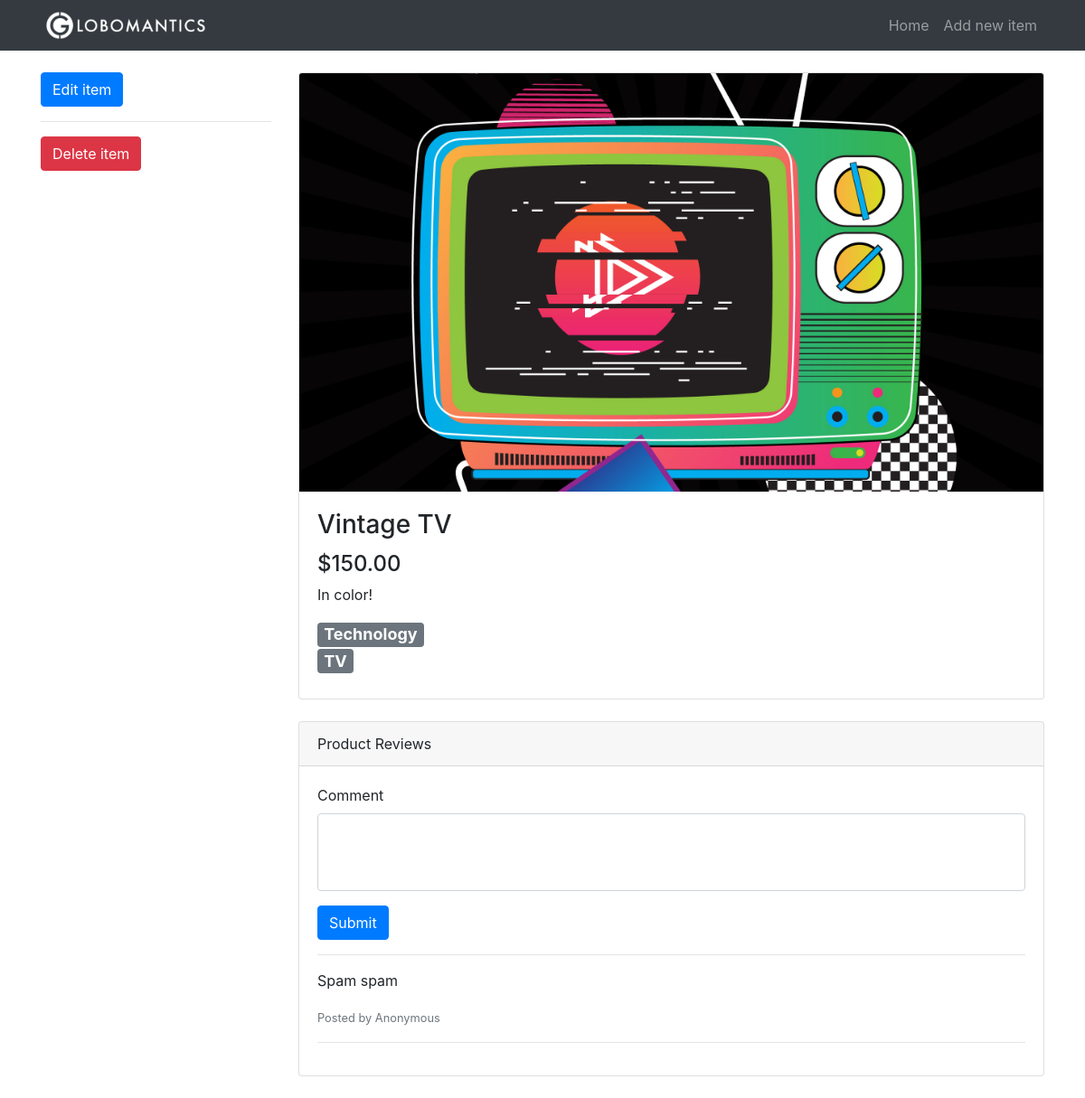
Screenshot of /item/3 with the database file from the repository.
### tables this page shows
CREATE TABLE items(
                    id              INTEGER PRIMARY KEY AUTOINCREMENT,
                    title           TEXT,
                    description     TEXT,
                    price           REAL,
                    image           TEXT,
                    category_id     INTEGER,
                    subcategory_id  INTEGER,
                    FOREIGN KEY(category_id) REFERENCES categories(id),
                    FOREIGN KEY(subcategory_id) REFERENCES subcategories(id)
);

CREATE TABLE categories(
                    id              INTEGER PRIMARY KEY AUTOINCREMENT,
                    name            TEXT
);

CREATE TABLE subcategories(
                    id              INTEGER PRIMARY KEY AUTOINCREMENT,
                    name            TEXT,
                    category_id     INTEGER,
                    FOREIGN KEY(category_id) REFERENCES categories(id)
);

CREATE TABLE comments(
                    id              INTEGER PRIMARY KEY AUTOINCREMENT,
                    content         TEXT,
                    item_id         INTEGER,
                    FOREIGN KEY(item_id) REFERENCES items(id)
);

### app.py (the view)
@app.route("/item/<int:item_id>")
def item(item_id):
    c = get_db().cursor()
    item_from_db = c.execute("""SELECT
                   i.id, i.title, i.description, i.price, i.image, c.name, s.name
                   FROM
                   items AS i
                   INNER JOIN categories AS c ON i.category_id = c.id
                   INNER JOIN subcategories AS s ON i.subcategory_id = s.id
                   WHERE i.id = ?""",
                   (item_id,)
    )
    row = c.fetchone()
    try:
        item = {
            "id": row[0],
            "title": row[1],
            "description": row[2],
            "price": row[3],
            "image": row[4],
            "category": row[5],
            "subcategory": row[6]
        }
    except:
        item = {}
    if item:
        comments_from_db = c.execute("""SELECT content FROM comments
                    WHERE item_id = ? ORDER BY id DESC""",
                    (item_id,)
        )
        comments = []
        for row in comments_from_db:
            comment = {
                "content": row[0]
            }
            comments.append(comment)
        commentForm    = NewCommentForm()
        commentForm.item_id.data = item_id
        deleteItemForm = DeleteItemForm()
        return render_template("item.html", commentForm=commentForm, item=item, comments=comments, deleteItemForm=deleteItemForm)
    return redirect(url_for("home"))

### app.py
class NewCommentForm(FlaskForm):
    content = TextAreaField("Comment", validators=[InputRequired("Input is required."), DataRequired("Data is required.")])
    item_id = HiddenField(validators=[DataRequired()])
    submit  = SubmitField("Submit")

class DeleteItemForm(FlaskForm):
    submit      = SubmitField("Delete item")

### app.py (called while the page is built)
def get_db():
    db = getattr(g, "_database", None)
    if db is None:
        db = g._database = sqlite3.connect("db/globomantics.db")
    return db

@app.teardown_appcontext
def close_connection(exception):
    db = getattr(g, "_database", None)
    if db is not None:
        db.close()

### templates/item.html (shortened to what this page needs)
{% extends 'base.html' %}
{% block content %}
<div class="row">
  <div class="col-lg-3 my-4">
    <a href="{{ url_for('edit_item', item_id=item.id) }}" class="btn btn-primary">Edit item</a><hr>
    <form class="delete-form" method="POST" action="{{ url_for('delete_item', item_id=item.id) }}">
      {{ deleteItemForm.submit(class="btn btn-danger", onclick="return confirm('Are you sure you want to delete this item?');") }}
    </form>
  </div>
  <div class="col-lg-9">
    <div class="card mt-4">
      <div class="embed-responsive embed-responsive-16by9">
        <img class="card-img-top embed-responsive-item" src="{% if item.image %}{{ url_for('uploads', filename=item.image) }}{% else %}{{ url_for('static', filename='images/placeholder.png') }}{% endif %}">
      </div>
      <div class="card-body">
        <h3 class="card-title">{{ item.title }}</h3>
        <h4>{{ "$%.2f" | format(item.price) }}</h4>
        <p class="card-text">{{ item.description | safe }}</p>
        <h4>
          <div class="badge badge-secondary">{{ item.category }}</div> <br>
          <div class="badge badge-secondary">{{ item.subcategory }}</div>
        </h4>
      </div>
    </div>
    <div class="card card-outline-secondary my-4">
      <div class="card-header">
        Product Reviews
      </div>
      <div class="card-body">
        <form class="comment-form" action="{{ url_for('new_comment') }}" method="POST">
            <div class="form-group">
                {{ commentForm.content.label }}
                {{ commentForm.content(class="form-control", rows="3") }}
            </div>
            {{ commentForm.submit(class="btn btn-primary") }}
        </form>
        <hr>
        {% if comments %}
        {% for comment in comments %}
        <p>{{ comment.content }}</p>
        <small class="text-muted">Posted by Anonymous</small>
        <hr>
        {% endfor %}
        {% else %}
        <p class="placeholder-comment">Be the first to comment on this item</p>
        {% endif %}
      </div>
    </div>
  </div>
</div>
{% endblock %}

### static/css/style.css (style rules this page uses)
body { padding-top: 56px; }
.card-img-top { object-fit: cover; }
textarea { resize: none; }
.delete-form { display: inline; }
#content:invalid { box-shadow:none; }

### rows the page displays
items: image (picture), title "Vintage TV", price "$150.00", description "In color!"
categories: category "Technology"
subcategories: subcategory "TV"
comments: content "Spam spam"

### other values shown
{{ commentForm.content.label }} "Comment"
